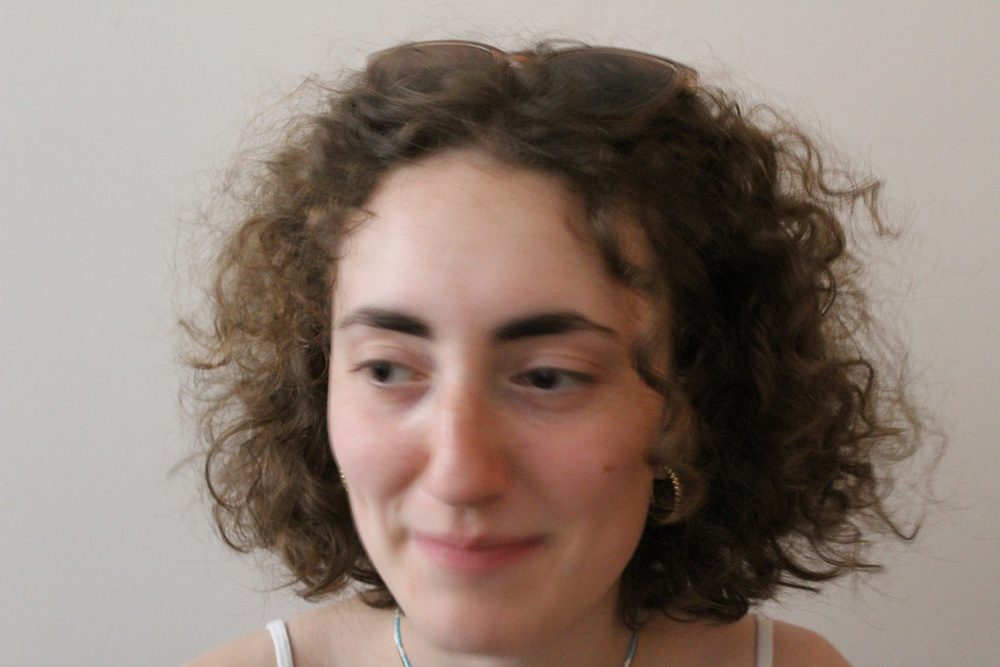
%> input picture reconnaissance faciale avec ma database/Nouveau dossier/Agathe1.JPG, 1000 x 667 px, shrunk from 5184 x 3456 before the run
$ octave --eval "result = Normalisation(imread('Nouveau dossier/Agathe1.JPG'));"   (GNU Octave 9; MATLAB toolbox functions it lacks are replaced by stand-ins)
%> lines starting %> are read from the running program, lines starting %| are printed output that depends on the picture
function [ImFinal ,normalise]=Normalisation(I)
    normalise=false;
    if ndims(I)==3
        Image=im2double(rgb2gray(I));
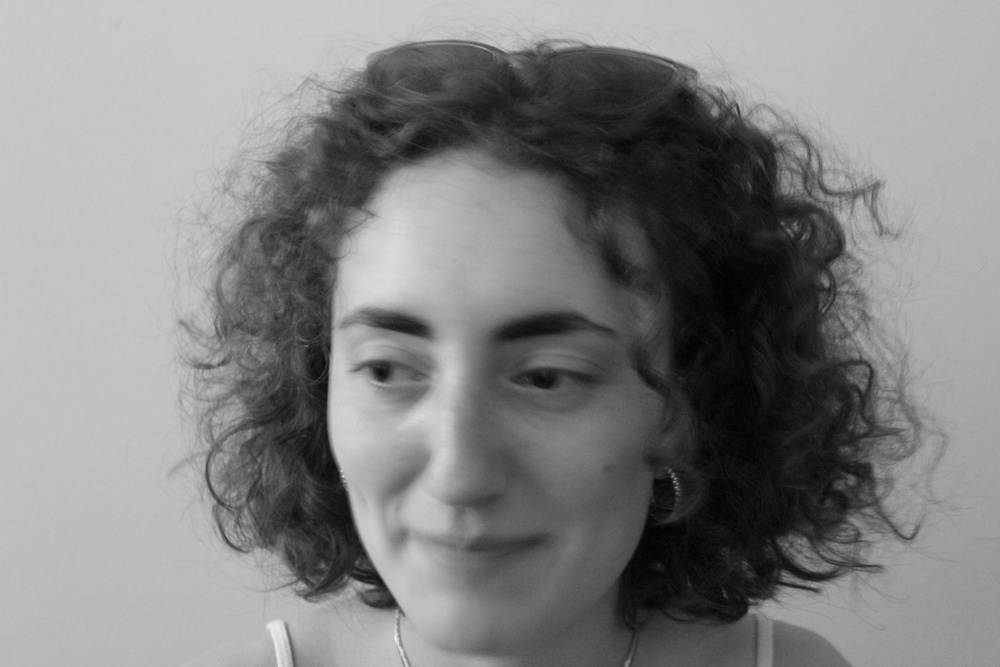
%> Image: size 667x1000 double; min 0, max 0.937, mean 0.51
    else
        Image=im2double(I);
    end

    ImageavecContraste=imadjust(Image);
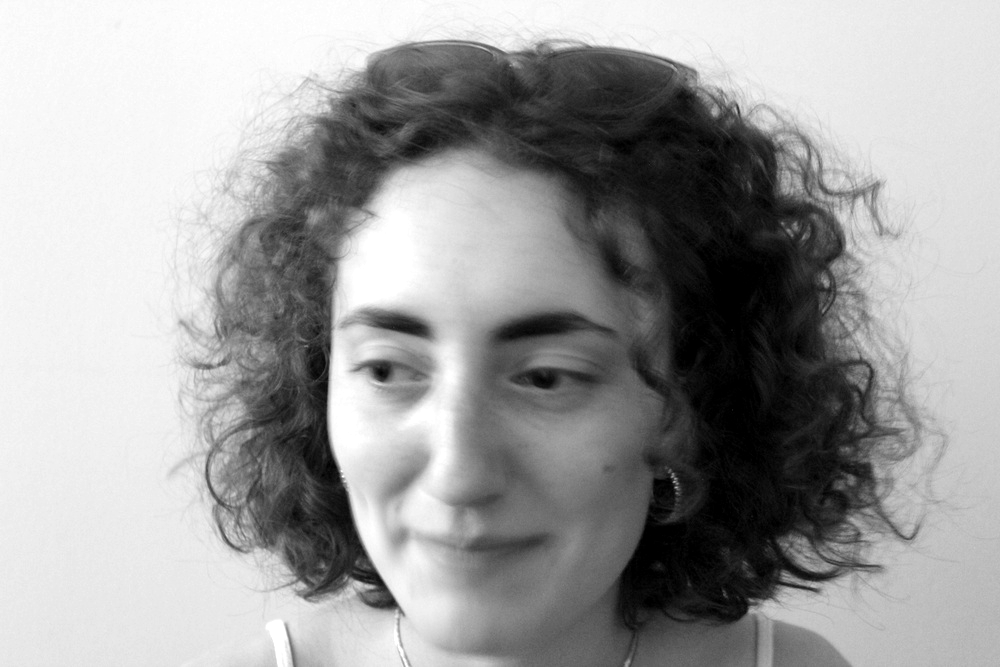
%> ImageavecContraste: size 667x1000 double; min 0, max 1, mean 0.623
    % Create a cascade detector object.
    faceDetector = vision.CascadeObjectDetector();
    % Run the face detector.
    bboxFace = step(faceDetector, Image);
%> bboxFace = [266 207 409 409]
    bboxFaceTrie=[];
    if ~isempty(bboxFace)

        for i=1:size(bboxFace,1)
            if bboxFace(i,3)>0.1*size(ImageavecContraste,1) && bboxFace(i,4)>0.1*size(ImageavecContraste,2)
                %bboxPoints = bbox2points(bboxFace(1, :));
                bboxFaceTrie=[bboxFaceTrie ;bboxFace(i, :)];
            end
        end
%> this loop made 1 pass
    end
    if ~isempty(bboxFaceTrie)
        %Augmente le rectangle de la bbox
        bboxFaceTrie(1,2)=bboxFaceTrie(1,2)-bboxFaceTrie(1,4)*3/16;
        bboxFaceTrie(1,4)=bboxFaceTrie(1,4)*19/16;

        bboxFaceTrie(1,1)=bboxFaceTrie(1,1)-bboxFaceTrie(1,3)*1/16;
        bboxFaceTrie(1,3)=bboxFaceTrie(1,3)*18/16;

        %Image rogné du visage
        I=im2double(imcrop(ImageavecContraste,bboxFaceTrie(1,:)));
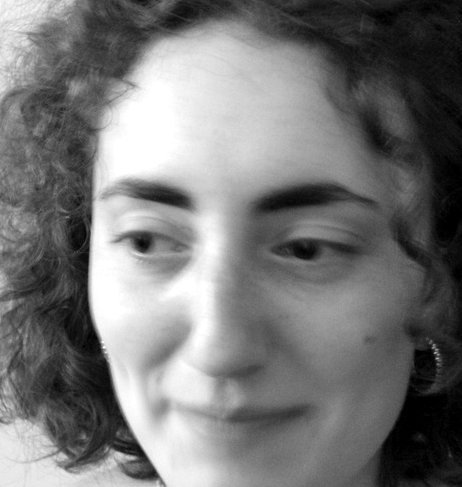
%> I: size 487x462 double; min 0, max 1, mean 0.466

        I1=I;
        eyeDetector = vision.CascadeObjectDetector('EyePairBig');
%> (the run ends here)

$ run again, on reconnaissance faciale avec ma database/Nouveau dossier/Agathe10.JPG
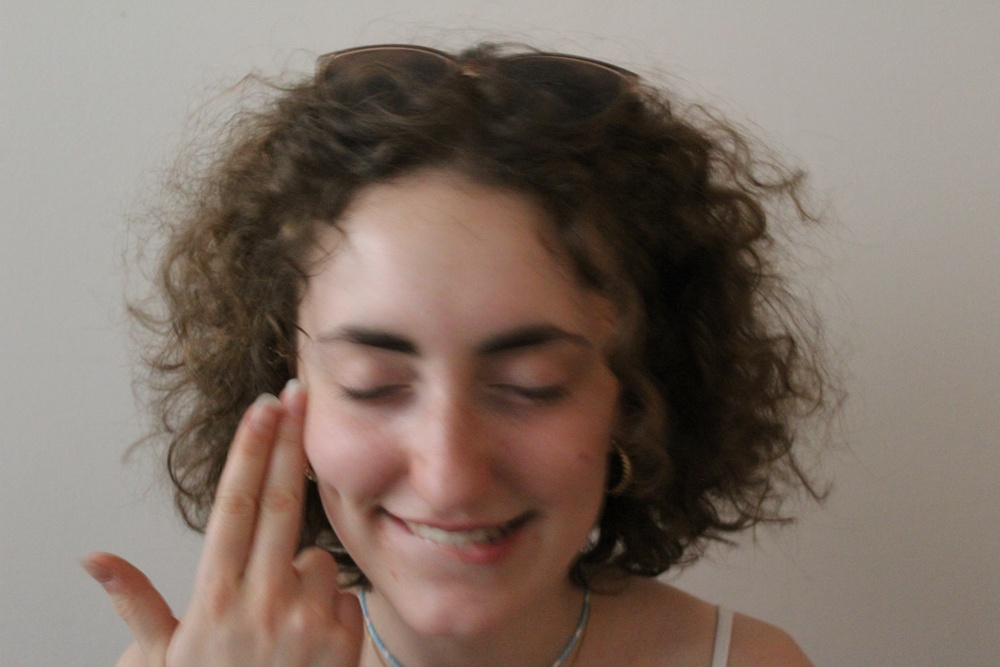
%> input picture reconnaissance faciale avec ma database/Nouveau dossier/Agathe10.JPG, 1000 x 667 px, shrunk from 5184 x 3456 before the run
%> in Normalisation, `ImageavecContraste=imadjust(Image);`:
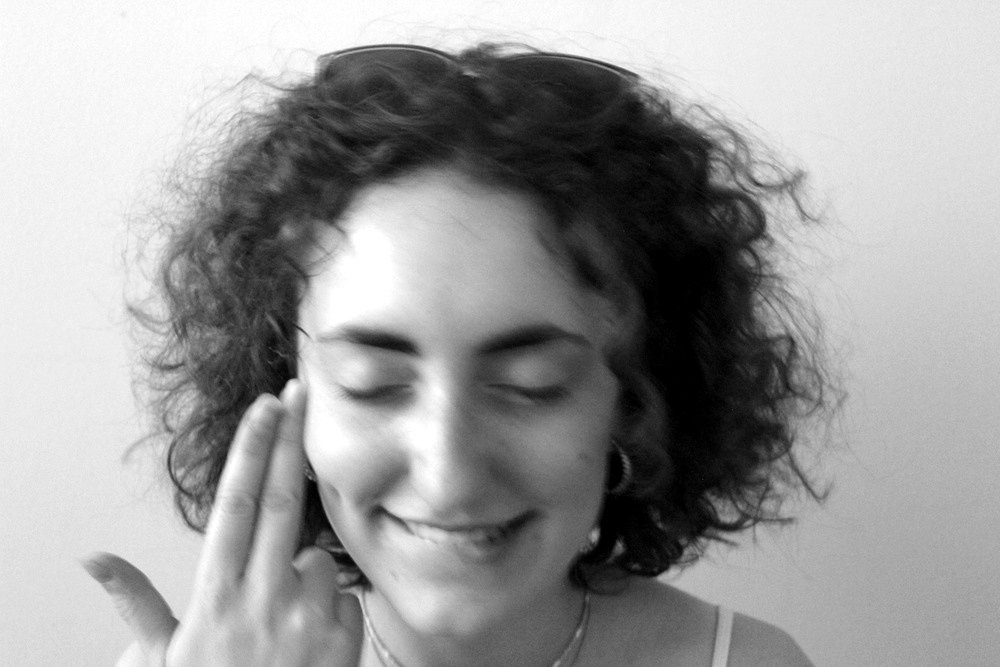
%> ImageavecContraste: size 667x1000 double; min 0, max 1, mean 0.612
%> bboxFace = [74 248 180 180; 249 223 397 397]
%> the loop in Normalisation, `for i=1:size(bboxFace,1)` made 2 passes
%> bboxFaceTrie on passes 1 to 2: [74 248 180 180], [74 248 180 180; 249 223 397 397]
%> in Normalisation, `I=im2double(imcrop(ImageavecContraste,bboxFaceTrie(1,:)));`:
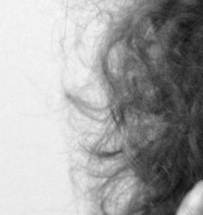
%> I: size 215x203 double; min 0.0686, max 0.977, mean 0.642

$ run again, on reconnaissance faciale avec ma database/Nouveau dossier/Agathe11.JPG
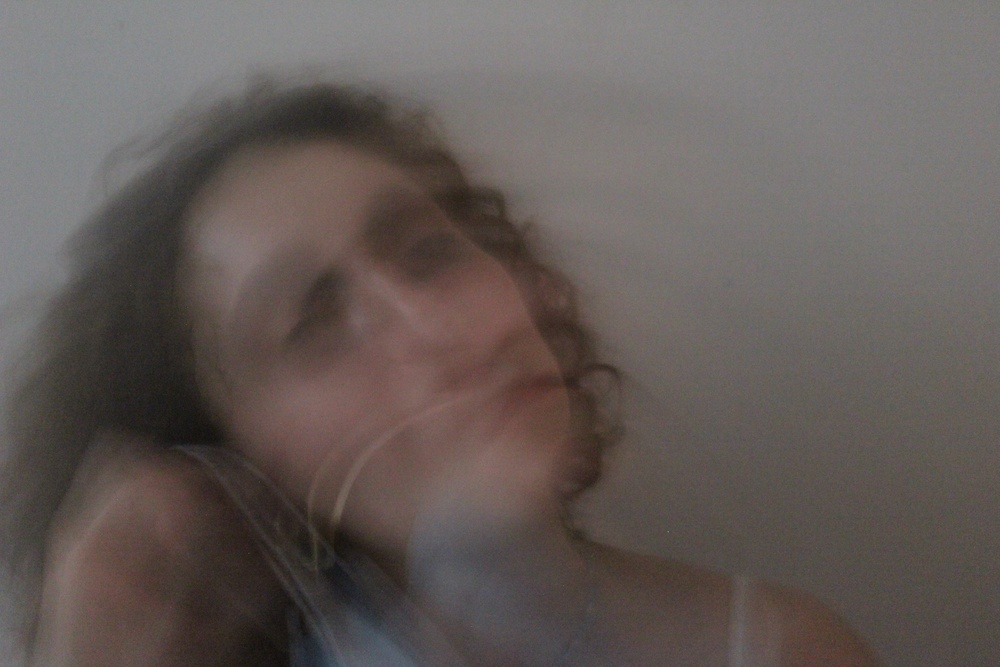
%> input picture reconnaissance faciale avec ma database/Nouveau dossier/Agathe11.JPG, 1000 x 667 px, shrunk from 5184 x 3456 before the run
%> in Normalisation, `Image=im2double(rgb2gray(I));`:
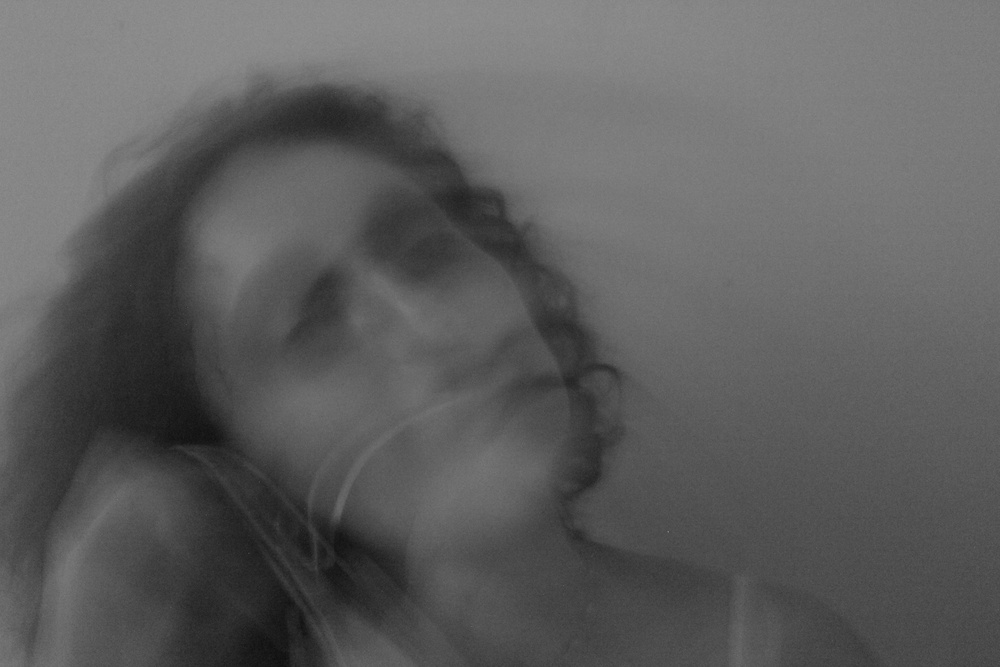
%> Image: size 667x1000 double; min 0.0549, max 0.573, mean 0.368
%> in Normalisation, `ImageavecContraste=imadjust(Image);`:
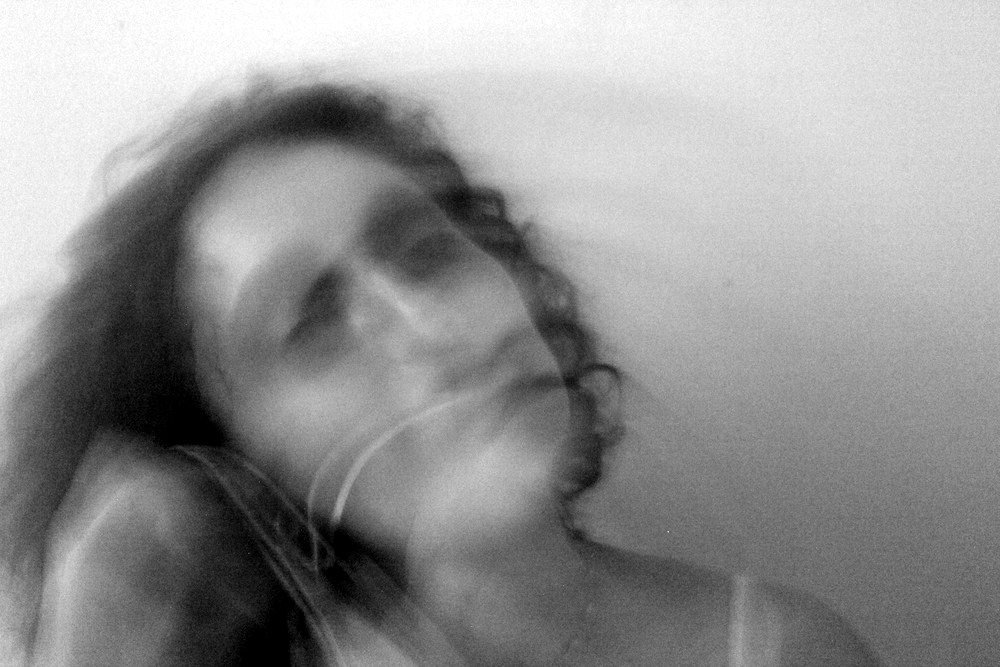
%> ImageavecContraste: size 667x1000 double; min 0, max 1, mean 0.576
%> bboxFace = []
